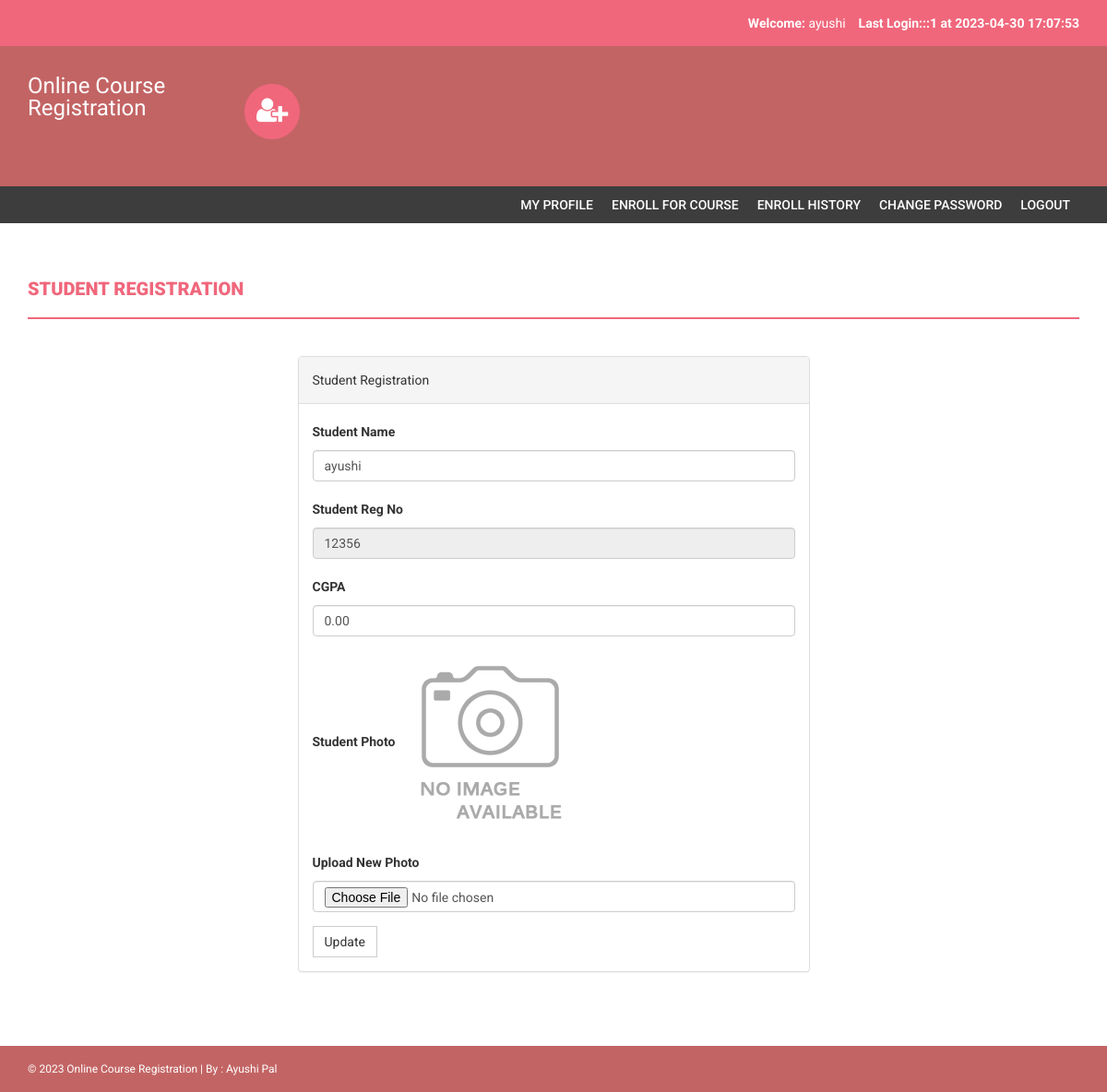
The page /onlinecourse/my-profile.php (signed in) on the database its author committed.
### tables this page shows
CREATE TABLE `students` (
  `studentRegno` varchar(255) NOT NULL,
  `stream_id` int(11) NOT NULL,
  `studentPhoto` varchar(255) DEFAULT NULL,
  `password` varchar(255) NOT NULL DEFAULT 'Test@123',
  `studentName` varchar(255) DEFAULT NULL,
  `pincode` varchar(255) DEFAULT NULL,
  `session` varchar(255) DEFAULT NULL,
  `department` varchar(255) DEFAULT NULL,
  `semester` varchar(255) DEFAULT NULL,
  `cgpa` decimal(10,2) DEFAULT NULL,
  `courses_allocated_id` int(11) NOT NULL COMMENT 'course codes',
  `enrolment_status_optional` tinyint(1) NOT NULL,
  `enrolment_status_elective` tinyint(1) NOT NULL,
  `optional_core_choice_1` varchar(255) DEFAULT NULL,
  `optional_core_choice_2` varchar(255) DEFAULT NULL,
  `optional_core_choice_3` varchar(255) DEFAULT NULL,
  `password_status` tinyint(1) NOT NULL DEFAULT 0,
  `creationdate` timestamp NULL DEFAULT current_timestamp(),
  `updationDate` varchar(255) DEFAULT NULL
);

### onlinecourse/my-profile.php (the view, shortened to what this page needs)
<?php
include('includes/config.php');
if(strlen($_SESSION['login'])==0)
    {
header('location:index.php');
}
else{
?>
<!DOCTYPE html>
<html xmlns="http://www.w3.org/1999/xhtml">
<head>
    <link href="assets/css/bootstrap.css" rel="stylesheet" />
    <link href="assets/css/font-awesome.css" rel="stylesheet" />
    <link href="assets/css/style.css" rel="stylesheet" />
</head>
<body>
<?php include('includes/header.php');?>
<?php if($_SESSION['login']!="")
{
 include('includes/menubar.php');
}
 ?>
    <div class="content-wrapper">
        <div class="container">
              <div class="row">
                    <div class="col-md-12">
                        <h1 class="page-head-line">Student Registration  </h1>
                    </div>
                </div>
                <div class="row" >
                  <div class="col-md-3"></div>
                    <div class="col-md-6">
                        <div class="panel panel-default">
                        <div class="panel-heading">
                          Student Registration
                        </div>
<?php $sql=mysqli_query($con,"select * from students where studentRegno='".$_SESSION['login']."'");
while($row=mysqli_fetch_array($sql))
{ ?>
                        <div class="panel-body">
                       <form name="dept" method="post" enctype="multipart/form-data">
   <div class="form-group">
    <label for="studentname">Student Name  </label>
    <input type="text" class="form-control" id="studentname" name="studentname" value="<?php echo htmlentities($row['studentName']);?>"  />
  </div>
 <div class="form-group">
    <label for="studentRegno">Student Reg No   </label>
    <input type="text" class="form-control" id="studentRegno" name="studentRegno" value="<?php echo htmlentities($row['studentRegno']);?>"  placeholder="Student Reg no" readonly />
  </div>
<div class="form-group">
    <label for="CGPA">CGPA  </label>
    <input type="text" class="form-control" id="cgpa" name="cgpa"  value="<?php echo htmlentities($row['cgpa']);?>" required />
  </div>
<div class="form-group">
    <label for="Pincode">Student Photo  </label>
   <?php if($row['studentPhoto']==""){ ?>
   <img src="studentphoto/noimage.png" width="200" height="200"><?php } else {?>
   <img src="studentphoto/<?php echo htmlentities($row['studentPhoto']);?>" width="200" height="200">
   <?php } ?>
  </div>
<div class="form-group">
    <label for="Pincode">Upload New Photo  </label>
    <input type="file" class="form-control" id="photo" name="photo"  value="<?php echo htmlentities($row['studentPhoto']);?>" />
  </div>
  <?php } ?>
 <button type="submit" name="submit" id="submit" class="btn btn-default">Update</button>
</form>
                            </div>
                            </div>
                    </div>
                </div>
            </div>
        </div>
  <?php include('includes/footer.php');?>
</body>
</html>
<?php } ?>

### onlinecourse/includes/header.php (shortened to what this page needs)
<?php
include("includes/config.php");
?>
<?php if($_SESSION['login']!="")
{?>
<header>
        <div class="container">
            <div class="row">
                <div class="col-md-12">
                    <strong>Welcome: </strong><?php echo htmlentities($_SESSION['sname']);?>
                    <strong>Last Login:<?php
        $ret=mysqli_query($con,"SELECT  * from userlog where studentRegno='".$_SESSION['login']."' order by id desc limit 1,1");
                    $row=mysqli_fetch_array($ret);
                    echo $row['userip']; ?> at <?php echo $row['loginTime'];?></strong>
                </div>
            </div>
        </div>
    </header>
    <?php } ?>
    <div class="navbar navbar-inverse set-radius-zero">
        <div class="container">
            <div class="navbar-header">
                <a class="navbar-brand" href="#" style="color:#fff; font-size:24px;4px; line-height:24px; ">
                   Online Course Registration
                </a>
            </div>
            <div class="left-div">
                <i class="fa fa-user-plus login-icon" ></i>
        </div>
            </div>
        </div>

### onlinecourse/assets/css/style.css (style rules this page uses)
body { font-family: 'Roboto', sans-serif; line-height: 30px; }
.set-radius-zero { border-radius: 0px; -moz-border-radius: 0px; -webkit-border-radius: 0px; }
.content-wrapper { margin-top: 40px; min-height: 600px; padding-bottom: 60px; }
.page-head-line { font-weight: 900; padding-bottom: 20px; border-bottom: 2px solid #F0677C; text-transform: uppercase; color: #F0677C; font-size: 20px; margin-bottom: 40px; }
.btn { border-radius: 0px; -webkit-border-radius: 0px; -moz-border-radius: 0px; }
.login-icon { height: 60px; width: 60px; padding: 13px; border-radius: 50%; font-size: 30px; margin-bottom: 20px; color: #fff; text-align: center; cursor:pointer; background-color:#F0677C; -webkit-border-radius:50%; -moz-border-radius:50%; }
header { background-color: #F0677C; color: #fff; padding: 10px; text-align: right; }
.left-div { padding-left: 30px; margin-top: 40px; margin-bottom: 30px; }
.navbar-brand { width: 250px; padding-top: 30px; }
.navbar-inverse { background-color: #C36464; border-color: transparent; }
.navbar { margin-bottom: 0px; }

### rows shown on the page
students: studentname "ayushi", studentRegno "12356", cgpa "0.00"

### other values the page prints
$_SESSION['sname'] "ayushi"
$row['userip'] "::1"
$row['loginTime'] "2023-04-30 17:07:53"
